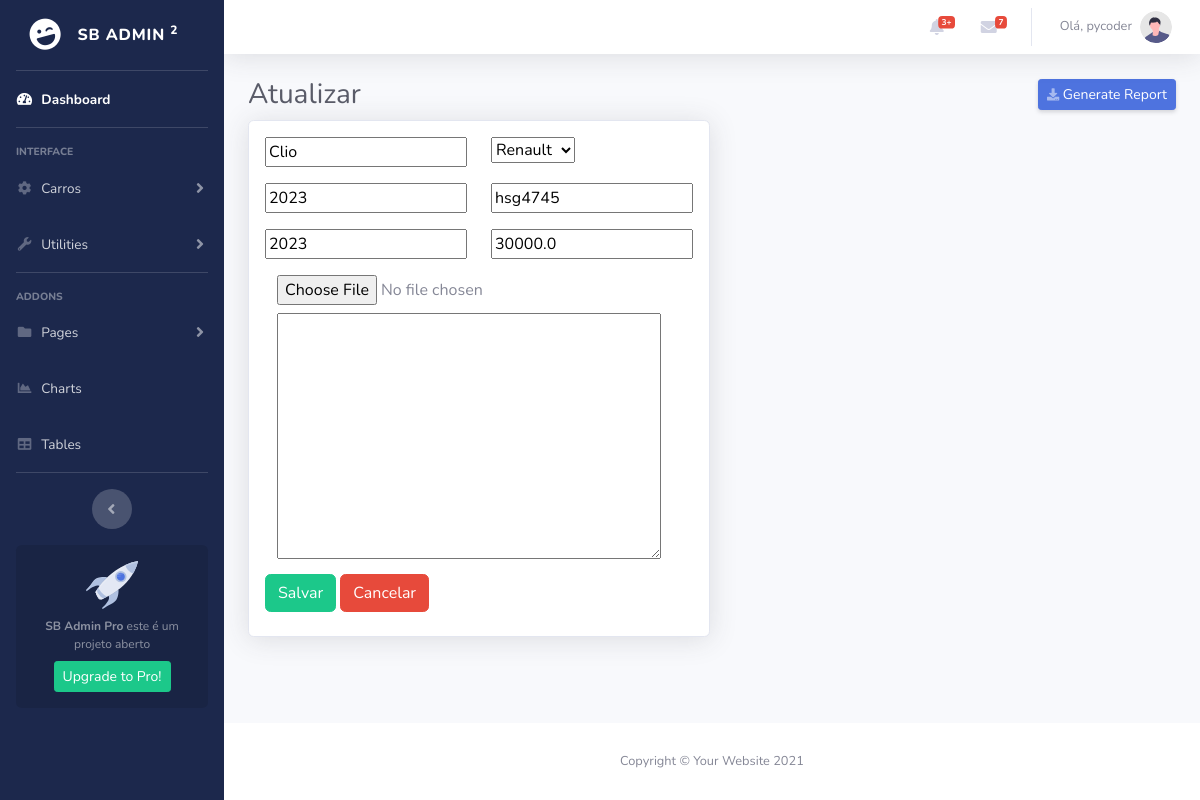
Page /car/4/update (signed in) on the committed database.
### cars/models.py (models this page shows, shortened)
class Car(models.Model):
    id = models.AutoField(primary_key=True)
    model = models.CharField(max_length=200)
    brand = models.ForeignKey(Brand, on_delete=models.PROTECT, related_name='car_brand')
    factory_year = models.IntegerField(blank=True, null=True)
    plate = models.CharField(max_length=10, blank=True, null=True)
    model_year = models.IntegerField(blank=True, null=True)
    value = models.FloatField(blank=True, null=True)
    photo = models.ImageField(upload_to='cars/', blank=True, null=True)
    bio = models.TextField(blank=True, null=True)

### cars/views.py (the view, shortened to what this page needs)
# urls.py: path('car/<int:pk>/update', CarUpdateView.as_view(), name='car_update'),
@method_decorator(login_required(login_url='login'), name='dispatch')
class CarUpdateView(UpdateView):
   model = Car
   form_class = CarModelForm
   template_name = 'car_update.html'

### cars/forms.py (shortened to what this page needs)
class CarModelForm(forms.ModelForm):
    class Meta:
        model = Car
        fields = '__all__'

### cars/models.py (called while the page is built)
    def __str__(self):
        return self.name

### cars/templates/car_update.html
{% extends 'form_car.html' %}
{% block page-title %}
    Atualizar
{% endblock%}

### cars/templates/form_car.html (shortened to what this page needs)
{% extends 'base.html' %}
{% load bootstrap %}
{% block card %}
<div class="col-md-auto ">
    <div class="card shadow mb-4">
        <form method="post" enctype="multipart/form-data" class="p-3">
            <div class="form-group row">
                <div class="col-sm-6 mb-3 mb-sm-0">
                    {{ form.model|bootstrap }}
                </div>
                <div class="col-sm-6">
                    {{ form.brand|bootstrap }}
                </div>
            </div>
            <div class="form-group row">
                <div class="col-sm-6 mb-3 mb-sm-0">
                    {{ form.factory_year|bootstrap }}
                </div>
                <div class="col-sm-6">
                    {{ form.plate|bootstrap }}
                </div>
            </div><div class="form-group row">
                <div class="col-sm-6 mb-3 mb-sm-0">
                    {{ form.model_year|bootstrap }}
                </div>
                <div class="col-sm-6">
                    {{ form.value|bootstrap }}
                </div>
            </div>
            <div class=" mb-2 col-lg-8">
                {{ form.photo }}
            </div>
            <div class=" mb-2 col-lg-8">
                {{ form.bio }}
            </div>
           <input type="submit" value="Salvar" class="btn btn-success mb-2">
            <a href="{% url 'cars_list' %}" class="btn btn-danger mb-2">Cancelar</a>
        </form>
    </div>
</div>
{% endblock %}

### app/templates/base.html (shortened to what this page needs)
<!DOCTYPE html>
<html lang="en">
{% block head %}
<head>
    {% load static %}
    <link href="{% static 'vendor/fontawesome-free/css/all.min.css' %}" rel="stylesheet" type="text/css">
    <link href="{% static 'css/sb-admin-2.css' %}" rel="stylesheet">
</head>
{% endblock %}
<body id="page-top">
{% block body %}
    {% if user.is_authenticated %}
        <div id="wrapper">
            <ul class="navbar-nav bg-gradient-primary sidebar sidebar-dark accordion" id="accordionSidebar">
                <a class="sidebar-brand d-flex align-items-center justify-content-center" href="index.html">
                    <div class="sidebar-brand-icon rotate-n-15">
                        <i class="fas fa-laugh-wink"></i>
                    </div>
                    <div class="sidebar-brand-text mx-3">SB Admin <sup>2</sup></div>
                </a>
                <hr class="sidebar-divider my-0">
                <li class="nav-item active">
                    <a class="nav-link" href="index.html">
                        <i class="fas fa-fw fa-tachometer-alt"></i>
                        {% block span %}
                            <span>Dashboard</span></a>
                        {% endblock %}
                </li>
                <hr class="sidebar-divider">
                <div class="sidebar-heading">
                    Interface
                </div>
                <li class="nav-item">
                    <a class="nav-link collapsed" href="#" data-toggle="collapse" data-target="#collapseTwo"
                        aria-expanded="true" aria-controls="collapseTwo">
                        <i class="fas fa-fw fa-cog"></i>
                        <span>Carros</span>
                    </a>
                </li>
                <li class="nav-item">
                    <a class="nav-link collapsed" href="#" data-toggle="collapse" data-target="#collapseUtilities"
                        aria-expanded="true" aria-controls="collapseUtilities">
                        <i class="fas fa-fw fa-wrench"></i>
                        <span>Utilities</span>
                    </a>
                </li>
                <hr class="sidebar-divider">
                <div class="sidebar-heading">
                    Addons
                </div>
                <li class="nav-item">
                    <a class="nav-link collapsed" href="#" data-toggle="collapse" data-target="#collapsePages"
                        aria-expanded="true" aria-controls="collapsePages">
                        <i class="fas fa-fw fa-folder"></i>
                        <span>Pages</span>
                    </a>
                </li>
                <li class="nav-item">
                    <a class="nav-link" href="charts.html">
                        <i class="fas fa-fw fa-chart-area"></i>
                        <span>Charts</span></a>
                </li>
                <li class="nav-item">
                    <a class="nav-link" href="tables.html">
                        <i class="fas fa-fw fa-table"></i>
                        <span>Tables</span></a>
                </li>
                <hr class="sidebar-divider d-none d-md-block">
                <div class="text-center d-none d-md-inline">
                    <button class="rounded-circle border-0" id="sidebarToggle"></button>
                </div>
                <div class="sidebar-card d-none d-lg-flex">
                    <img class="sidebar-card-illustration mb-2" src="{% static 'img/undraw_rocket.svg' %}" alt="...">
                    <p class="text-center mb-2"><strong>SB Admin Pro</strong> este é um projeto aberto</p>
                    <a class="btn btn-success btn-sm" href="#">Upgrade to Pro!</a>
                </div>
            </ul>
            <div id="content-wrapper" class="d-flex flex-column">
                <div id="content">
                    <nav class="navbar navbar-expand navbar-light bg-white topbar mb-4 static-top shadow">
                        <ul class="navbar-nav ml-auto">
                            <li class="nav-item dropdown no-arrow mx-1">
                                <a class="nav-link dropdown-toggle" href="#" id="alertsDropdown" role="button"
                                    data-toggle="dropdown" aria-haspopup="true" aria-expanded="false">
                                    <i class="fas fa-bell fa-fw"></i>
                                    <span class="badge badge-danger badge-counter">3+</span>
                                </a>
                            </li>
                            <li class="nav-item dropdown no-arrow mx-1">
                                <a class="nav-link dropdown-toggle" href="#" id="messagesDropdown" role="button"
                                    data-toggle="dropdown" aria-haspopup="true" aria-expanded="false">
                                    <i class="fas fa-envelope fa-fw"></i>
                                    <span class="badge badge-danger badge-counter">7</span>
                                </a>
                            </li>
                            <li class="nav-item dropdown no-arrow">
                                <a class="nav-link dropdown-toggle" href="#" id="userDropdown" role="button"
                                    data-toggle="dropdown" aria-haspopup="true" aria-expanded="false">
                                    <span class="mr-2 d-none d-lg-inline text-gray-600 small">
                                            Olá, {{ user.username }}
                                    </span>
                                    <img class="img-profile rounded-circle"
                                        src="{% static 'img/undraw_profile.svg' %}">
                                </a>
                            </li>
                        </ul>
                    </nav>
                    <div class="container-fluid">
                        <div class="d-sm-flex align-items-center justify-content-between mb-2">
                            <h1 class="h3 mb-0 text-gray-800">
                                {% block page-title %}{% endblock %}
                            </h1>
                            <a href="#" class="d-none d-sm-inline-block btn btn-sm btn-primary shadow-sm"><i
                                    class="fas fa-download fa-sm text-white-50"></i> Generate Report</a>
                        </div>
                        <div class="row">
                            {% block card %}{% endblock %}
                        </div>
                    </div>
                </div>
                <footer class="sticky-footer bg-white">
                    <div class="container my-auto">
                        <div class="copyright text-center my-auto">
                            <span>Copyright &copy; Your Website 2021</span>
                        </div>
                    </div>
                </footer>
            </div>
        </div>
    {% endif %}
{% endblock %}
</body>
</html>

### rows in the picture
Car: model "Clio", brand "Renault", factory_year "2023", plate "hsg4745", model_year "2023", value "30000.0"

### other values in the picture
{{ user.username }} "pycoder"
